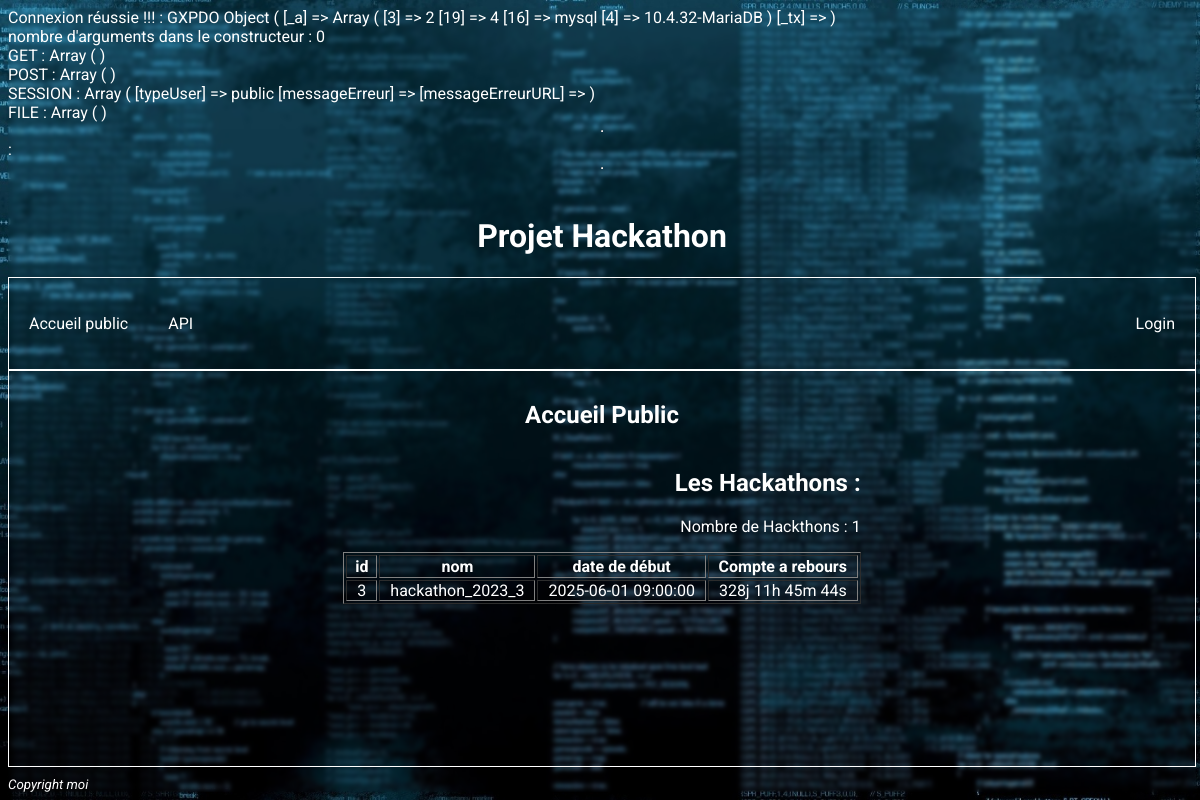
Screenshot of /ctrls/ctrl_accueil.php with the database file from the repository.
### tables this page shows
CREATE TABLE `hackathons` (
  `idHackathon` int(11) NOT NULL,
  `nomHackathon` varchar(30) NOT NULL,
  `dateDebutHackathon` datetime NOT NULL
);

### ctrls/ctrl_accueil.php (called while the page is built, shortened)
<?php
include("../modele/initialisation/initialisation.php");
include("../modele/modele_hackathon.php");
$hackathonsActuels = selectHackathonsActuels($bdd);
include("../views/pages/view_accueil.php");

### modele/modele_hackathon.php (called while the page is built, shortened)
<?php
function selectHackathonsActuels($bdd)
{
   $reqSQL = 'SELECT *
      FROM hackathons
      WHERE dateDebutHackathon > NOW()
   ';
   $reqPHP = $bdd->prepare($reqSQL);
   $resultat = $reqPHP->execute();
   $reqPHP->setFetchMode(PDO::FETCH_CLASS, 'Hackathon');
   $hackathonsActuels = $reqPHP->fetchAll();
   return $hackathonsActuels;
}

### modele/classes_metier/Hackathon.php (called while the page is built, shortened)
<?php
class Hackathon
{
   private int $idHackathon;
   private string $nomHackathon;
   private string $dateDebutHackathon;
   public function getId(): int
   {
      return $this->idHackathon;
   }
   public function getNom(): string
   {
      return $this->nomHackathon;
   }
   public function getDateDebut(): string
   {
      return $this->dateDebutHackathon;
   }
}

### views/pages/view_accueil.php (the view, shortened to what this page needs)
<!DOCTYPE html>
<html lang="fr">
<head>
	<?php include_once("../views/include/head.php") ?>
</head>
<body>
	<header>
		<?php include_once("../views/include/header.php") ?>
	</header>
	<nav>
		<?php
		if ($_SESSION["typeUser"] == "public") {
			include_once("../views/include/nav_public.php");
		}
		?>
	</nav>
	<main>
		<h2>Accueil Public</h2>
		<section>
			<h1>Les Hackathons : </h1>
			<p>Nombre de Hackthons : <?php echo sizeof($hackathonsActuels) ?> </p>
			<table border>
				<tr>
					<th>id</th>
					<th>nom</th>
					<th>date de début</th>
					<th>Compte a rebours </th>
				</tr>
				<?php foreach ($hackathonsActuels as $hackathonActuel) { ?>
					<tr>
						<td><?php echo $hackathonActuel->getId() ?></td>
						<td><?php echo $hackathonActuel->getNom() ?></td>
						<td><?php echo $hackathonActuel->getDateDebut() ?></td>
						<td id="countdown-<?php echo $hackathonActuel->getId() ?>"></td>
					</tr>
				<?php } ?>
			</table>
		</section>
	</main>
	<footer>
		<?php include("../views/include/footer.php"); ?>
	</footer>
</body>
</html>

### public/css/style.css (style rules this page uses)
* { color:white; font-family: "Roboto", sans-serif; }
body { background-image: url(../img/back2.jpeg); width: 99%; display: flex; flex-direction: column; min-height: 98vh; background-size: cover; background-position: center; background-repeat: no-repeat; background-attachment: fixed; backdrop-filter: blur(2px); }
header { text-align: center; }
nav { display:flex; justify-content: space-between; align-items: center; border: 1px solid rgb(255, 255, 255); }
main { border:1px solid rgb(255, 255, 255); padding:10px 30px 25px 30px; flex: 1; display: flex; flex-direction: column; justify-content: right; align-items: center; text-align: right; color: rgb(255, 255, 255); }
main td { padding:0px 10px 0px 10px; text-align: center; }
footer { display: flex; flex-wrap : wrap; }
:root { --form-background: rgba(255, 255, 255, 0.2); --form-backdrop-filter: blur(10px); --input-background: rgba(255, 255, 255, 0.25); --input-icon-color: #fff; --input-border-radius: 20px; --button-background: linear-gradient(145deg, #21D4FD, #B721FF); --button-hover-opacity: 0.9; --link-color: #fff; --link-hover-decoration: underline; }

### rows the page displays
hackathons: idHackathon "3", nomHackathon "hackathon_2023_3", dateDebutHackathon "2025-06-01 09:00:00"

### other values shown
$texte "nombre d'arguments dans le constructeur"
sizeof($hackathonsActuels) "1"
$copyright "moi"
